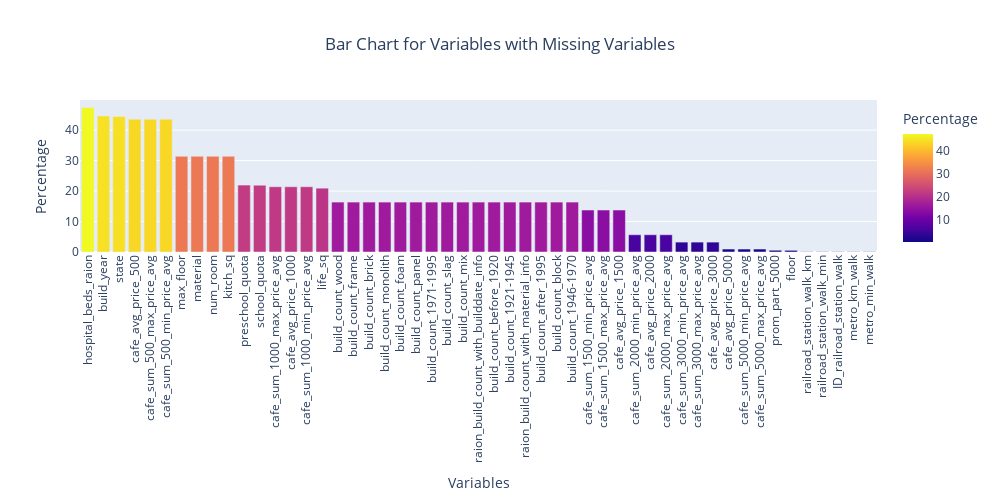

Notebook code for this chart:
### Code cell
# plot the bar chart of cols w/ missing values
fig = px.bar(df_missing_values, x='Variables', y='Percentage', hover_data=['Raw'], color='Percentage', title='Bar Chart for Variables with Missing Variables', width=1000, height=500)  
fig.update_layout(title_x=0.5) # centralize title
fig.update_xaxes(tickangle=-90) # rotate x label 90 deg so its easier to see
fig.show()

### Figure 1 — Plotly figure (JSON) as saved in the notebook; plotly's stock layout.template omitted (floating-point values rounded to 4 significant figures)
{"data": [{"alignmentgroup": "True", "customdata": [[14441], [13605], [13559], [13281], [13281], [13281], [9572], [9572], [9572], [9572], [6688], [6685], [6524], [6524], [6524], [6383], [4991], [4991], [4991], [4991], [4991], [4991], [4991], [4991], [4991], [4991], [4991], [4991], [4991], [4991], [4991], [4991], [4199], [4199], [4199], [1725], [1725], [1725], [991], [991], [991], [297], [297], [297], [178], [167], [25], [25], [25], [25], [25]], "hovertemplate": "Variables=%{x}<br>Percentage=%{marker.color}<br>Raw=%{customdata[0]}<extra></extra>", "legendgroup": "", "marker": {"color": [47.39, 44.65, 44.5, 43.59, 43.59, 43.59, 31.41, 31.41, 31.41, 31.41, 21.95, 21.94, 21.41, 21.41, 21.41, 20.95, 16.38, 16.38, 16.38, 16.38, 16.38, 16.38, 16.38, 16.38, 16.38, 16.38, 16.38, 16.38, 16.38, 16.38, 16.38, 16.38, 13.78, 13.78, 13.78, 5.66, 5.66, 5.66, 3.25, 3.25, 3.25, 0.97, 0.97, 0.97, 0.58, 0.55, 0.08, 0.08, 0.08, 0.08, 0.08], "coloraxis": "coloraxis", "pattern": {"shape": ""}}, "name": "", "offsetgroup": "", "orientation": "v", "showlegend": false, "textposition": "auto", "type": "bar", "x": ["hospital_beds_raion", "build_year", "state", "cafe_avg_price_500", "cafe_sum_500_max_price_avg", "cafe_sum_500_min_price_avg", "max_floor", "material", "num_room", "kitch_sq", "preschool_quota", "school_quota", "cafe_sum_1000_max_price_avg", "cafe_avg_price_1000", "cafe_sum_1000_min_price_avg", "life_sq", "build_count_wood", "build_count_frame", "build_count_brick", "build_count_monolith", "build_count_foam", "build_count_panel", "build_count_1971-1995", "build_count_slag", "build_count_mix", "raion_build_count_with_builddate_info", "build_count_before_1920", "build_count_1921-1945", "raion_build_count_with_material_info", "build_count_after_1995", "build_count_block", "build_count_1946-1970", "cafe_sum_1500_min_price_avg", "cafe_sum_1500_max_price_avg", "cafe_avg_price_1500", "cafe_sum_2000_min_price_avg", "cafe_avg_price_2000", "cafe_sum_2000_max_price_avg", "cafe_sum_3000_min_price_avg", "cafe_sum_3000_max_price_avg", "cafe_avg_price_3000", "cafe_avg_price_5000", "cafe_sum_5000_min_price_avg", "cafe_sum_5000_max_price_avg", "prom_part_5000", "floor", "railroad_station_walk_km", "railroad_station_walk_min", "ID_railroad_station_walk", "metro_km_walk", "metro_min_walk"], "xaxis": "x", "y": [47.39, 44.65, 44.5, 43.59, 43.59, 43.59, 31.41, 31.41, 31.41, 31.41, 21.95, 21.94, 21.41, 21.41, 21.41, 20.95, 16.38, 16.38, 16.38, 16.38, 16.38, 16.38, 16.38, 16.38, 16.38, 16.38, 16.38, 16.38, 16.38, 16.38, 16.38, 16.38, 13.78, 13.78, 13.78, 5.66, 5.66, 5.66, 3.25, 3.25, 3.25, 0.97, 0.97, 0.97, 0.58, 0.55, 0.08, 0.08, 0.08, 0.08, 0.08], "yaxis": "y"}], "layout": {"barmode": "relative", "coloraxis": {"colorbar": {"title": {"text": "Percentage"}}, "colorscale": [[0, "#0d0887"], [0.1111, "#46039f"], [0.2222, "#7201a8"], [0.3333, "#9c179e"], [0.4444, "#bd3786"], [0.5556, "#d8576b"], [0.6667, "#ed7953"], [0.7778, "#fb9f3a"], [0.8889, "#fdca26"], [1, "#f0f921"]]}, "height": 500, "legend": {"tracegroupgap": 0}, "title": {"text": "Bar Chart for Variables with Missing Variables", "x": 0.5}, "width": 1000, "xaxis": {"anchor": "y", "autorange": true, "domain": [0, 1], "range": [-0.5, 50.5], "tickangle": -90, "title": {"text": "Variables"}, "type": "category"}, "yaxis": {"anchor": "x", "autorange": true, "domain": [0, 1], "range": [0, 49.88], "title": {"text": "Percentage"}, "type": "linear"}}}
